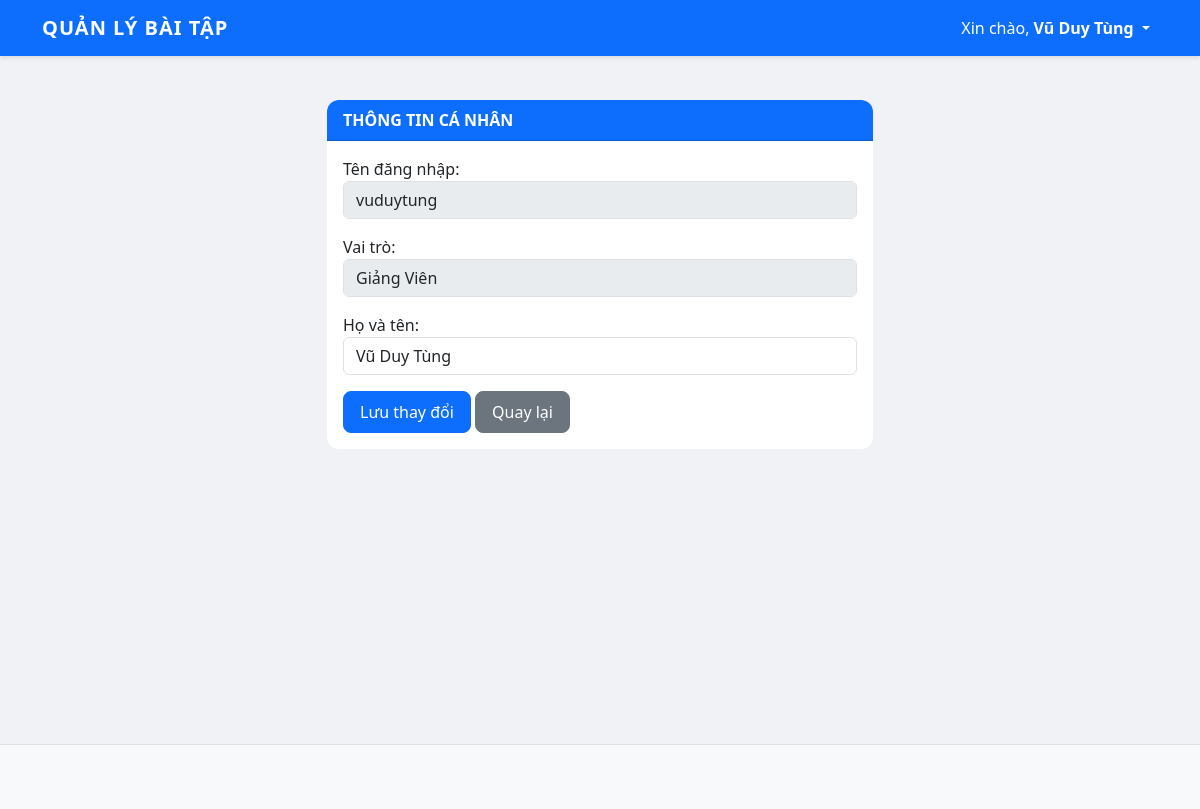
The app's page /profile.php (signed in) with its own data.
### tables this page shows
CREATE TABLE `users` (
  `id` int(11) NOT NULL,
  `username` varchar(50) NOT NULL,
  `password` varchar(255) NOT NULL,
  `fullname` varchar(100) NOT NULL,
  `role` enum('Sinh Viên','Giảng Viên') DEFAULT 'Sinh Viên',
  `created_at` timestamp NOT NULL DEFAULT current_timestamp()
);

### profile.php (the view, shortened to what this page needs)
<?php
require_once 'includes/db.php';
require_once 'includes/header.php';
$user_id = $_SESSION['user_id'];
$stmt = $conn->prepare("SELECT * FROM users WHERE id = :id");
$stmt->execute(['id' => $user_id]);
$user = $stmt->fetch(PDO::FETCH_ASSOC);
?>
<div class="row justify-content-center">
    <div class="col-md-6">
        <div class="card">
            <div class="card-header bg-primary text-white">THÔNG TIN CÁ NHÂN</div>
            <div class="card-body">
                <form method="POST">
                    <div class="mb-3">
                        <label>Tên đăng nhập:</label>
                        <input type="text" class="form-control" value="<?php echo $user['username']; ?>" disabled readonly>
                    </div>
                    <div class="mb-3">
                        <label>Vai trò:</label>
                        <input type="text" class="form-control" value="<?php echo $user['role']; ?>" disabled readonly>
                    </div>
                    <div class="mb-3">
                        <label>Họ và tên:</label>
                        <input type="text" name="fullname" class="form-control" value="<?php echo $user['fullname']; ?>" required>
                    </div>
                    <button type="submit" class="btn btn-primary">Lưu thay đổi</button>
                    <a href="index.php" class="btn btn-secondary">Quay lại</a>
                </form>
            </div>
        </div>
    </div>
</div>
<?php require_once 'includes/footer.php'; ?>

### css/style.css (style rules this page uses)
body { background-color: #f0f2f5; font-family: 'Segoe UI', Tahoma, Geneva, Verdana, sans-serif; color: #333; }
.card { border: none; border-radius: 12px; transition: transform 0.2s ease, box-shadow 0.2s ease; background-color: #ffffff; }
.card-header { border-radius: 12px 12px 0 0 !important; font-weight: 600; }
.btn { border-radius: 8px; font-weight: 500; padding: 8px 16px; }

### records on screen
users: username "vuduytung", role "Giảng Viên", fullname "Vũ Duy Tùng"

### other values on screen
$_SESSION['fullname'] "Vũ Duy Tùng"
